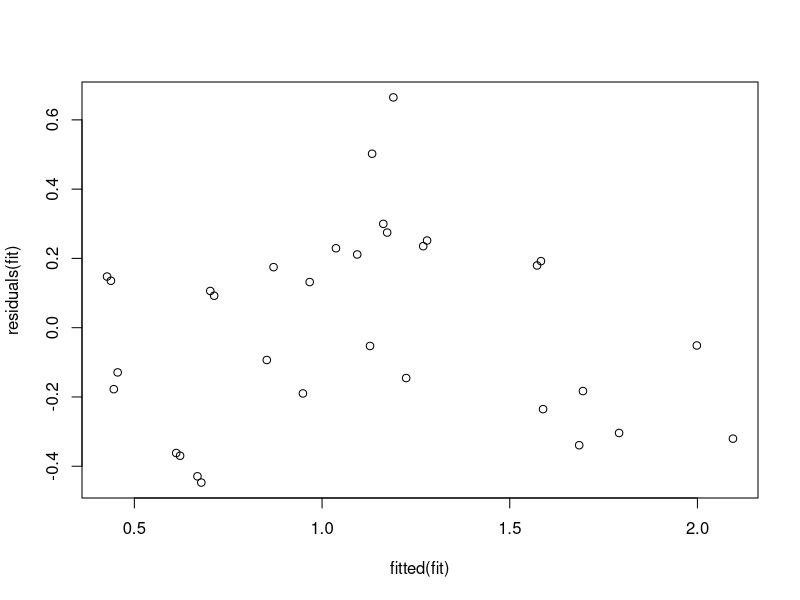
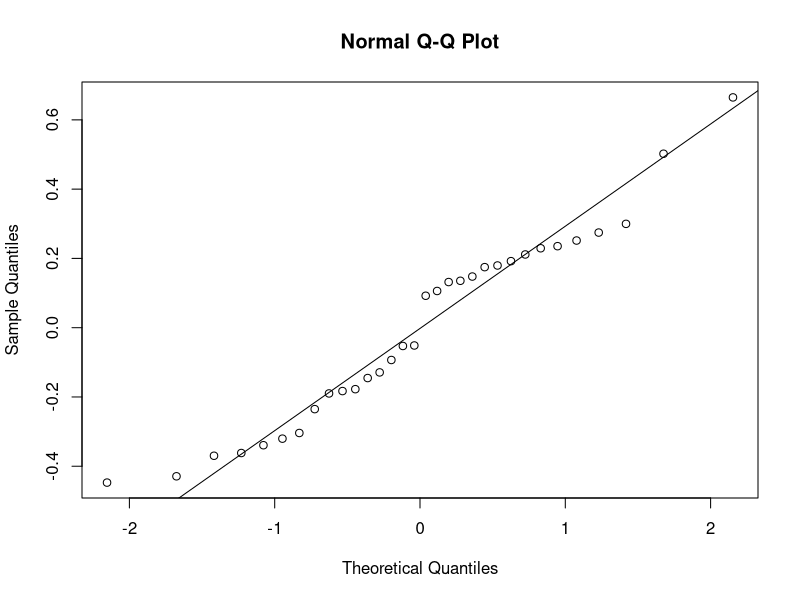
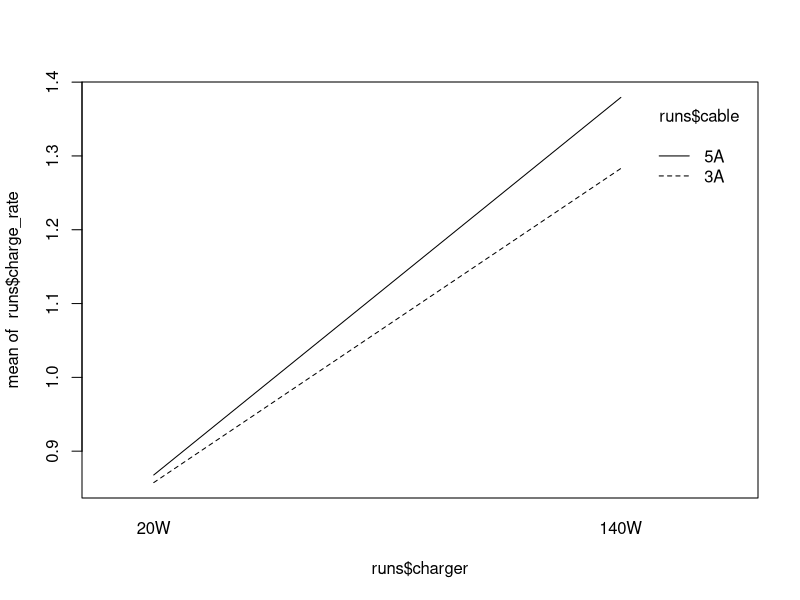

Reproduce these figures in R, in order.
# Load collected run data.
# The collection workbook uses English tokens that match randomisation.csv,
# so no label conversion is needed before analysis.
runs <- read.csv("data/clean/runs.csv", stringsAsFactors = FALSE)
head(runs)
names(runs)

runs$charger <- factor(runs$charger, levels = c("20W", "140W"))
runs$cable <- factor(runs$cable, levels = c("3A", "5A"))

# The draw class comes from effective draw under the study chargers, not the seed.
# Accept both English tokens and the legacy labels for existing sheets.
runs$draw_class <- factor(
  ifelse(grepl("^high$", as.character(runs$draw_class), ignore.case = TRUE), "high",
         ifelse(grepl("^low$", as.character(runs$draw_class), ignore.case = TRUE), "low", NA)),
  levels = c("high", "low")
)
if (anyNA(runs$draw_class)) {
  stop("Some runs have no draw_class. Fill the column before analysis. All eight devices are now classified.")
}
class_per_device <- tapply(runs$draw_class, runs$device_name, function(x) {
  length(unique(x[!is.na(x)]))
})
if (any(class_per_device > 1)) {
  stop("A device has conflicting draw_class values. Fix the collection sheet first.")
}

# Each device must contain each treatment exactly once.
runs$treatment <- factor(paste(runs$charger, runs$cable, sep = "_"))
check_design <- table(runs$device_name, runs$treatment)
if (nrow(check_design) != 8 || any(check_design != 1)) {
  stop("The design is not one run per device and treatment. Check the randomisation.")
}

runs$device <- factor(runs$device_name)
runs$charge_rate <- runs$delta_soc / runs$elapsed_min
table(runs$device, runs$treatment)

# Main ANOVA with device blocking.
fit <- aov(charge_rate ~ device + charger * cable, data = runs)
summary(fit)

mean_square_error <- deviance(fit) / df.residual(fit)
error_degrees_freedom <- df.residual(fit)
mean_square_error
error_degrees_freedom

# Treatment cell means and standard errors.
cells <- expand.grid(charger = c("20W", "140W"), cable = c("3A", "5A"))
cells$treatment <- paste(cells$charger, cells$cable, sep = "_")
cells$mean_rate <- tapply(runs$charge_rate, runs$treatment, mean)[cells$treatment]
cells$standard_error <- sqrt(mean_square_error / 8)
cells

# All pairwise treatment comparisons.
fit_treatment <- aov(charge_rate ~ device + treatment, data = runs)
TukeyHSD(fit_treatment, "treatment")

# Per-device treatment means.
device_means <- tapply(runs$charge_rate, list(runs$device, runs$treatment), mean)
head(device_means)

# Interaction contrast within each device.
device_contrast <- device_means[, "140W_5A"] - device_means[, "140W_3A"] -
  device_means[, "20W_5A"] + device_means[, "20W_3A"]
device_contrast

device_class <- runs$draw_class[match(rownames(device_means), runs$device_name)]
device_class

high_count <- sum(device_class == "high")
low_count <- sum(device_class == "low")
high_count
low_count

if (high_count < 2 || low_count < 1) {
  warning("Fewer than two high devices or no low device. The subgroup interaction is exploratory.")
}

high_contrast <- mean(device_contrast[device_class == "high"])
low_contrast <- mean(device_contrast[device_class == "low"])

high_standard_error <- 2 * sqrt(mean_square_error / high_count)
low_standard_error <- 2 * sqrt(mean_square_error / low_count)
difference_standard_error <- 2 * sqrt(mean_square_error * (1 / high_count + 1 / low_count))
t_critical <- qt(0.975, error_degrees_freedom)

interval <- function(estimate, standard_error) {
  c(estimate = estimate,
    low = estimate - t_critical * standard_error,
    high = estimate + t_critical * standard_error)
}
results <- rbind(
  high = interval(high_contrast, high_standard_error),
  low = interval(low_contrast, low_standard_error),
  high_minus_low = interval(high_contrast - low_contrast, difference_standard_error)
)
results

# Residual and interaction diagnostics.
plot(fitted(fit), residuals(fit))
qqnorm(residuals(fit))
qqline(residuals(fit))
interaction.plot(runs$charger, runs$cable, runs$charge_rate)
